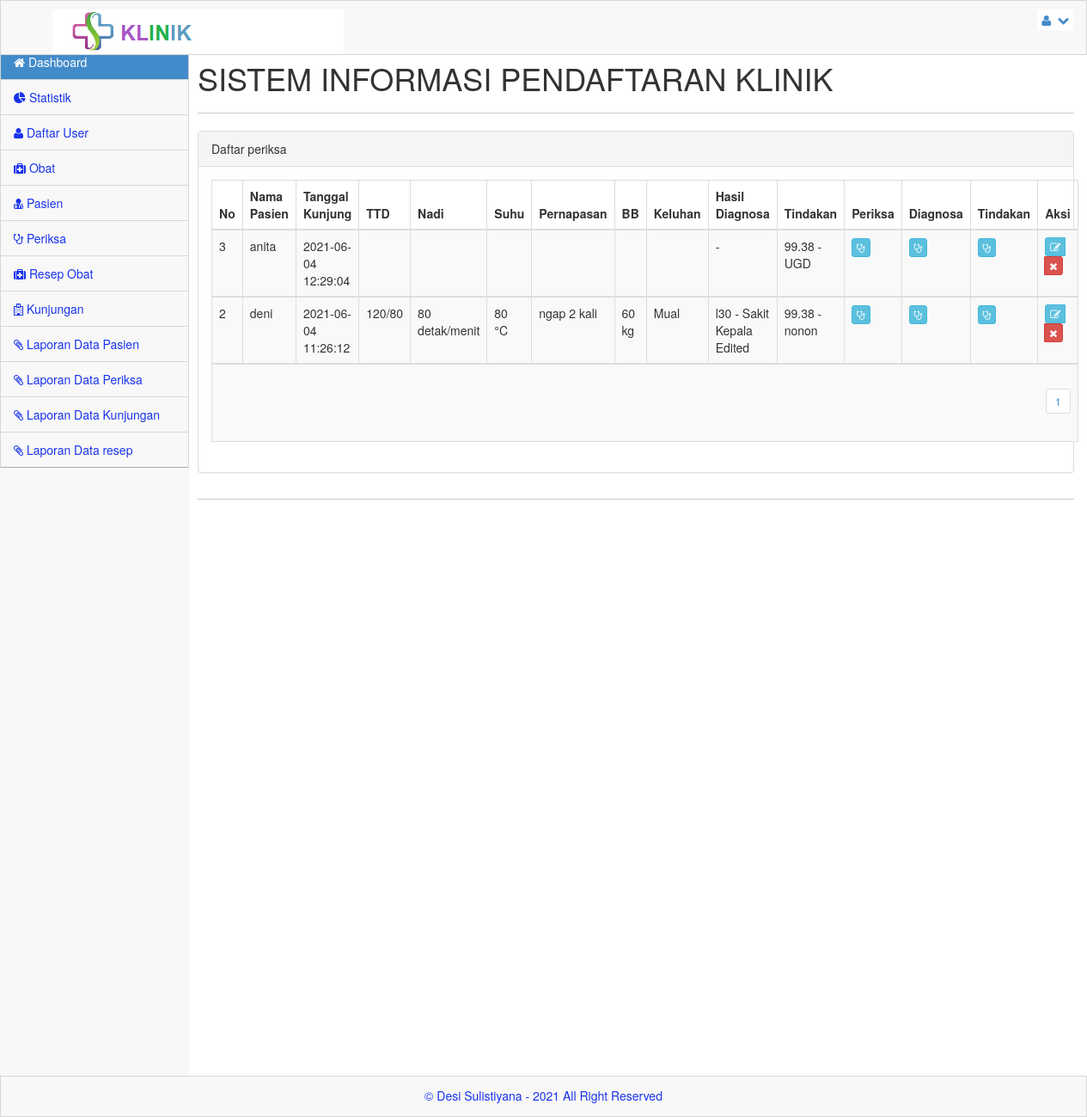
The page /admin/index.php?menu=periksa (signed in) on the database as committed earlier.
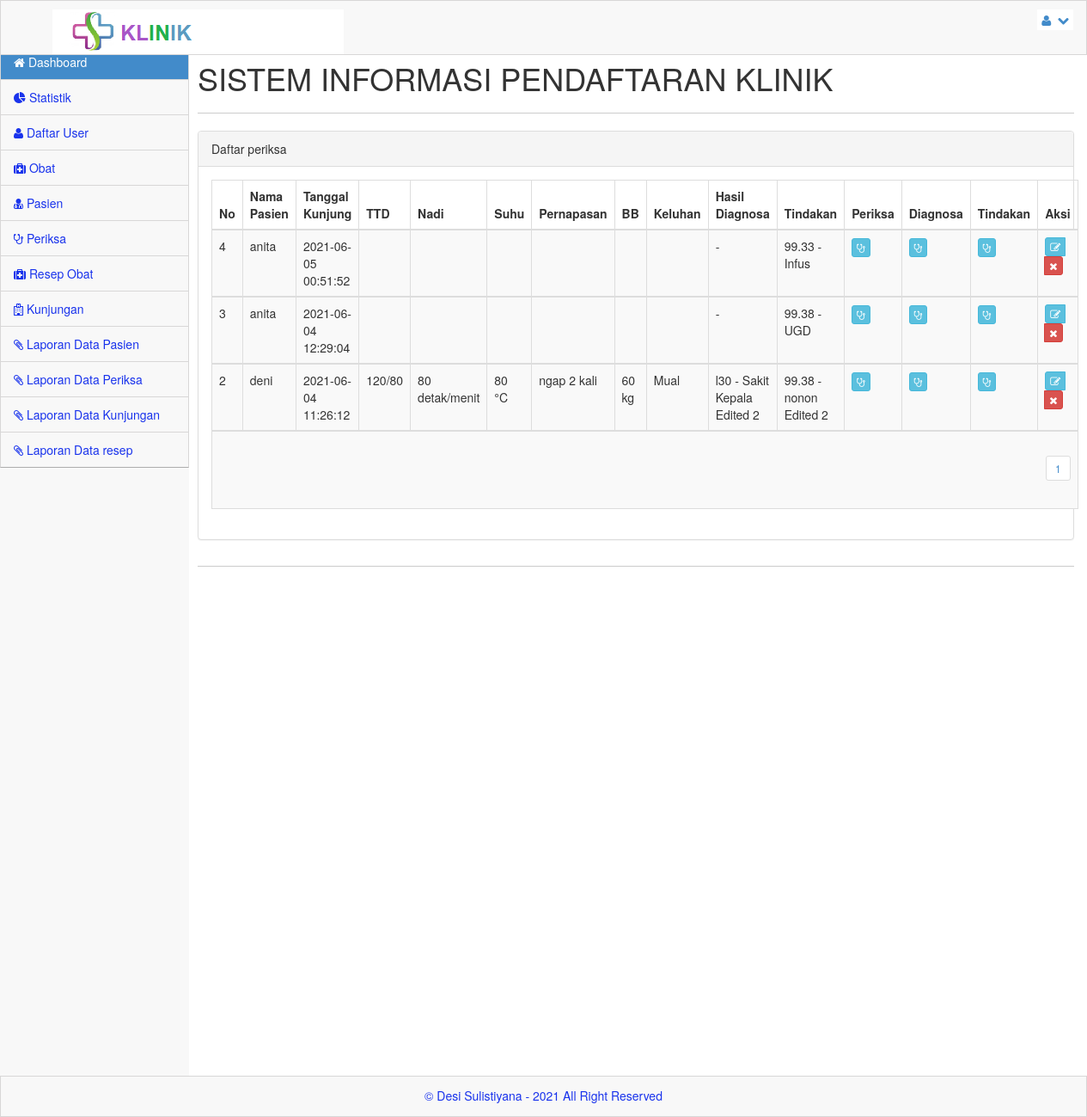
The same page on the database as committed later.
### tables this page shows
CREATE TABLE `periksa` (
  `id_periksa` int(10) NOT NULL,
  `no_kunjungan` int(10) NOT NULL,
  `tensi` varchar(20) DEFAULT NULL,
  `nadi` varchar(20) DEFAULT NULL,
  `suhu` varchar(20) DEFAULT NULL,
  `napas` varchar(20) DEFAULT NULL,
  `bb` varchar(20) DEFAULT NULL,
  `keluhan` text DEFAULT NULL,
  `kd_diagnosa` varchar(20) DEFAULT NULL,
  `kd_tindakan` varchar(10) DEFAULT NULL,
  `created_at` timestamp NULL DEFAULT current_timestamp(),
  `update_at` timestamp NULL DEFAULT current_timestamp(),
  `daleted_at` timestamp NULL DEFAULT NULL
);

CREATE TABLE `kunjungan` (
  `no_kunjungan` int(10) NOT NULL,
  `no_rm` varchar(10) NOT NULL,
  `created_at` timestamp NULL DEFAULT current_timestamp(),
  `updated_at` timestamp NULL DEFAULT current_timestamp(),
  `deleted_at` timestamp NULL DEFAULT NULL
);

CREATE TABLE `pasien` (
  `no_rm` varchar(11) NOT NULL,
  `nm_pasien` varchar(300) NOT NULL,
  `j_kel` varchar(100) NOT NULL,
  `agama` varchar(100) NOT NULL,
  `alamat` varchar(300) NOT NULL,
  `tgl_lhr` date NOT NULL,
  `ktp` varchar(16) NOT NULL,
  `no_tlp` varchar(12) NOT NULL,
  `nm_kel` varchar(20) NOT NULL,
  `hub_kel` varchar(100) NOT NULL
);

CREATE TABLE `tindakan` (
  `kd_tindakan` int(11) NOT NULL,
  `id_periksa` int(10) DEFAULT NULL,
  `nm_tindakan` varchar(300) DEFAULT NULL,
  `ket` text DEFAULT NULL,
  `created_at` timestamp NULL DEFAULT current_timestamp(),
  `updated_at` timestamp NULL DEFAULT current_timestamp(),
  `deleted_at` timestamp NULL DEFAULT NULL
);

CREATE TABLE `diagnosa` (
  `id_diag` int(11) NOT NULL,
  `kd_diag` varchar(30) DEFAULT NULL,
  `id_periksa` int(10) DEFAULT NULL,
  `nm_diag` varchar(300) DEFAULT NULL,
  `created_at` timestamp NULL DEFAULT current_timestamp(),
  `updated_at` timestamp NULL DEFAULT current_timestamp(),
  `deleted_at` timestamp NULL DEFAULT NULL
);

### admin/periksa.php (the view, shortened to what this page needs)
<?php
$row = 20;
$hal = isset($_GET['hal']) ? $_GET['hal'] : 0;
$pageSql = "SELECT * FROM periksa";
$pageQry = mysqli_query($server,$pageSql) or die ("error paging: ".mysqli_error());
$jml	 = mysqli_num_rows($pageQry);
$max	 = ceil($jml/$row);
?>
<div class="panel panel-default">
	<div class="panel-heading">
		Daftar periksa
	</div>
	<div class="panel-body">
		<div class="table-responsive">
			<table class="table table-striped table-bordered table-hover">
				<thead>
					<tr>
						<th>No</th>
						<th>Nama Pasien</th>
						<th>Tanggal Kunjung</th>
						<th>TTD</th>
						<th>Nadi</th>
						<th>Suhu</th>
						<th>Pernapasan</th>
						<th>BB</th>
						<th>Keluhan</th>
						<th>Hasil Diagnosa</th>
						<th>Tindakan</th>
						<th>Periksa</th>
						<th>Diagnosa</th>
						<th>Tindakan</th>
						<th width="90">Aksi</th>
					</tr>
				</thead>
			<?php
				$periksaSql = "SELECT * FROM periksa LEFT JOIN kunjungan ON kunjungan.no_kunjungan=periksa.no_kunjungan LEFT JOIN pasien ON pasien.no_rm=kunjungan.no_rm ORDER BY id_periksa DESC LIMIT $hal, $row";
				$periksaQry = mysqli_query($server,$periksaSql)  or die ("Query periksa salah : ".mysqli_error());
				while ($periksa = mysqli_fetch_array($periksaQry)) {
			?>
				<tbody>
					<tr>
						<td><?php echo $periksa['no_kunjungan'];?></td>
						<td><?php echo $periksa['nm_pasien'];?></td>
						<td><?php echo $periksa['created_at'];?></td>
						<td><?php echo $periksa['tensi'];?></td>
						<td><?php echo $periksa['nadi'];?></td>
						<td><?php echo $periksa['suhu'];?></td>
						<td><?php echo $periksa['napas'];?></td>
						<td><?php echo $periksa['bb'];?></td>
						<td><?php echo $periksa['keluhan'];?></td>
						<td><?php
						$query = "SELECT * FROM diagnosa WHERE id_periksa = '".$periksa["id_periksa"]."'";
						$diag = mysqli_query($server,$query) or die("Query Error get pasien".mysqli_error());
						$data = mysqli_fetch_assoc($diag);
						if($data==null){
							echo('-');
						}else{
						echo($data["kd_diag"]." - ".$data["nm_diag"]);
						}
						?>
						</td>
						<td><?php
						$query_tindakan = "SELECT * FROM tindakan WHERE id_periksa = '".$periksa["id_periksa"]."'";
						$tindakan = mysqli_query($server,$query_tindakan) or die("Query Error get pasien".mysqli_error());
						$data_tindakan = mysqli_fetch_assoc($tindakan);
						if($data_tindakan == null ){
							echo('-');
						}else{
						echo($data_tindakan["nm_tindakan"]." - ".$data_tindakan["ket"]);
						}
						?></td>
						<td><a href="?menu=periksa_edit&aksi=edit&nmr=<?php echo $periksa['id_periksa']; ?>" class="btn btn-xs btn-info tipsy-kiri-atas" title='Tambah Periksa'> <i class="icon-stethoscope icon-white"></i> </a></td>
						<td><a href="?menu=diagnosa_edit&aksi=edit&nmr=<?php echo $periksa['id_periksa']; ?>" class="btn btn-xs btn-info tipsy-kiri-atas" title='Tambah Diagnosa'> <i class="icon-stethoscope icon-white"></i> </a></td>
						<td><a href="?menu=tindakan_edit&aksi=edit&nmr=<?php echo $periksa['id_periksa']; ?>" class="btn btn-xs btn-info tipsy-kiri-atas" title='Tambah Tindakan'> <i class="icon-stethoscope icon-white"></i> </a></td>
						<td>
						  <div class='btn-group'>
						  <a href="?menu=periksa_all_edit&aksi=edit&nmr=<?php echo $periksa['id_periksa']; ?>" class="btn btn-xs btn-info tipsy-kiri-atas" title='Edit Data ini'> <i class="icon-edit icon-white"></i> </a>
						  <a href="?menu=periksa_del&aksi=hapus&nmr=<?php echo $periksa['id_periksa']; ?>" class="btn btn-xs btn-danger tipsy-kiri-atas" title="Hapus Data Ini" onclick="return confirm('ANDA YAKIN AKAN MENGHAPUS DATA PENTING INI ... ?')"><i class="icon-remove icon-white"></i></a>
						  </div>
						</td>
					</tr>
				</tbody>
			<?php } ?>
					<tr>
						<td colspan="15" align="right">
						<?php
						for($h = 1; $h <= $max; $h++){
							$list[$h] = $row*$h-$row;
							echo "<ul class='pagination pagination-sm'><li><a href='?menu=periksa&hal=$list[$h]'>$h</a></li></ul>";
						}
						?></td>
					</tr>
			</table>
		</div>
	</div>
</div>

### admin/index.php (shortened to what this page needs)
<?php
if($_SESSION["user"]!="" && $_SESSION["pass"]!=""){
?>
<!DOCTYPE html>
<html lang="en">
<head>
    <link rel="stylesheet" href="https://cdnjs.cloudflare.com/ajax/libs/font-awesome/4.7.0/css/font-awesome.css" />
    <link rel="stylesheet" href="../css/bootstrap.css" />
    <link rel="stylesheet" href="../css/main.css" />
    <link rel="stylesheet" href="../css/theme.css" />
    <link rel="stylesheet" href="../css/MoneAdmin.css" />
    <link rel="stylesheet" href="../css/font-awesome.css" />
	<link rel="stylesheet" href="../css/datepicker.css" />
</head>
<body class="padTop53">
	<div id="wrap">
		 <?php include_once("menu_atas.php");?>
         <?php if($_SESSION["role"]=="admin"){
             include_once("menu_admin.php");
         }else{
            include_once("menu_dokter.php");
         }
         ?>
	</div>
		 <?php include_once("footer.php");?>
</body>
<?php
}else{
	header("Location:../index.php");
}
?>

### admin/menu_atas.php (shortened to what this page needs)
<div id="top">
			<nav class="navbar navbar-inverse navbar-fixed-top " style="padding-top: 10px;">
                <header class="navbar-header">
                    <a href="index.php" class="navbar-brand">
                    <img src="../img/klinik.png" alt="" /></a>
                </header>
                <ul class="nav navbar-top-links navbar-right">
                    <li class="dropdown">
                        <a class="dropdown-toggle" data-toggle="dropdown" href="#">
                            <i class="icon-user "></i>&nbsp; <i class="icon-chevron-down "></i>
                        </a>
                    </li>
                </ul>
            </nav>
		</div>

### admin/menu_admin.php (shortened to what this page needs)
     <div id="left">
          <ul id="menu" class="collapse">
              <li class="panel active"><a href="index.php"><i class="icon-home"></i> Dashboard</a></li>
              <li><a href="?menu=statistic"><i class="fa fa-pie-chart "></i> Statistik</a></li>
		<li><a href="?menu=user"><i class="icon-user "></i> Daftar User</a></li>
              <li><a href="?menu=obat"><i class="icon-medkit"></i> Obat</a></li>
		<li><a href="?menu=pasien"><i class="icon-user-md "></i> Pasien</a></li>
              <li><a href="?menu=periksa"><i class="icon-stethoscope "></i> Periksa</a></li>
		<li><a href="?menu=resep_obat"><i class="icon-medkit"></i> Resep Obat</a></li>
		<li><a href="?menu=kunjungan"><i class="icon-hospital"></i> Kunjungan</a></li>
		<li><a href="?menu=laporanpasien"><i class="icon-paper-clip"></i> Laporan Data Pasien</a></li>
              <li><a href="?menu=laporanperiksa"><i class="icon-paper-clip"></i> Laporan Data Periksa</a></li>
              <li><a href="?menu=laporankunjungan"><i class="icon-paper-clip"></i> Laporan Data Kunjungan</a></li>
              <li><a href="?menu=laporanresep"><i class="icon-paper-clip"></i> Laporan Data resep</a></li>
          </ul>
      </div>
<div id="content">
          <div class="inner">
              <div class="row">
                  <div class="col-lg-12">
				<h1>SISTEM INFORMASI PENDAFTARAN KLINIK</h1>
                  </div>
              </div>
              <hr/>
               <div class="row">
                  <div class="col-lg-12">
				<?php
				if($_GET["menu"]){
					include_once("load.php");
				}
				?>
			</div>
              </div>
              <hr />
          </div>
      </div>

### admin/load.php
<?php
if($_GET["menu"]){
	include_once($_GET["menu"].".php");
}
?>

### admin/footer.php
<div id="footer">
        <p>&copy;  Desi Sulistiyana  - <?php echo date("Y");?> All Right Reserved </p>
</div>

### css/main.css (style rules this page uses)
#wrap { margin: 0 auto; }
#footer { height: 48px; background-color: #222222; }
@media (min-width: 768px) { html, body { height: 100%; } }
@media (min-width: 768px) { #wrap { height: auto !important; height: 100%; min-height: 100%; padding: 0 0 48px; margin-bottom: -48px; } }
body.padTop53 { padding-top: 75px; overflow: visible; }
@media (min-width: 802px) { body.padTop53 { padding-top: 51px; } }
#wrap:before, #top:before, .head:before, #footer:before, #wrap:after, #top:after, .head:after, #footer:after { display: table; content: " "; }
#wrap:after, #top:after, .head:after, #footer:after { clear: both; }
#wrap { background-color: #f8f8f8; }
@media (min-width: 768px) { #left { position: relative; float: left; width: 100px; } }
@media (min-width: 768px) { #content { margin-left: 100px; } }
@media (min-width: 768px) { #left { margin-bottom: -10px; } }
@media (min-width: 992px) { #left { width: 220px; } }
@media (min-width: 992px) { #content { margin-left: 220px; } }
#top .navbar { margin-bottom: 0; border:1px solid rgb(216, 215, 215); background-color:#f8f8f8; }
#top .navbar-brand { padding: 0; }
#menu { position: relative; overflow: hidden; border-right:1px solid rgb(216, 215, 215); border-left:1px solid rgb(216, 215, 215); background-color:#f8f8f8; border-bottom: 1px solid rgba(0, 0, 0, 0.3); -webkit-box-shadow: 0 1px 0 rgba(255, 255, 255, 0.05); box-shadow: 0 1px 0 rgba(255, 255, 255, 0.05); }
#menu, #menu ul { padding: 0; margin: 0; list-style: none; }
@media (min-width: 768px) { #menu.collapse { display: inherit !important; } }
#menu > li { position: relative; display: block; margin: 0; border-width: 0; border-radius: 0; }
#menu > li > a { position: relative; display: block; padding: 10px 15px; color: #1933EC; border-top:1px solid rgb(216, 215, 215); }
#menu > li.active > a { color: #fff; background-color: #428bca; }
#menu > li.panel { background-color: transparent; }
#menu li > a { text-decoration: none; }
#menu > li.active > a { position: relative; }
@media (min-width: 768px) { .mini-sidebar #menu > li > a, #menu > li > a { text-align: center; } }
@media (min-width: 768px) { .mini-sidebar #menu > li > a > i, #menu > li > a > i { display: block; font-size: 20px; } }
@media (min-width: 768px) { #menu:after, .mini-sidebar #menu:after { position: absolute; top: 0; right: 0; bottom: 0; left: 0; display: block; width: 0; -webkit-box-shadow: 97px 1px 5px 2px rgba(0, 0, 0, 0.6); box-shadow: 97px 1px 5px 2px rgba(0, 0, 0, 0.6); } }
@media (min-width: 992px) { #menu > li > a { text-align: left; } }
@media (min-width: 992px) { #menu > li > a > i { display: inline; font-size: 14px; } }
@media (min-width: 992px) { #menu:after { -webkit-box-shadow: 217px 1px 5px 2px rgba(0, 0, 0, 0.6); box-shadow: 217px 1px 5px 2px rgba(0, 0, 0, 0.6); } }
#content { -webkit-transition: margin 0.4s; transition: margin 0.4s; }
.inner { position: relative; min-height: 1px; padding-right: 15px; padding-left: 10px; background: #fff; border: 0px solid #e4e4e4; min-height:1200px; }
@media (min-width: 768px) { .inner { float: left; width: 100%; } }
.inner .row { margin-right: -15px; margin-left: -15px; }
#footer { margin: 0 auto; color: #1933EC; background-color:#f8f8f8; border:1px solid rgb(216, 215, 215); }
#footer p { padding: 12px 0 0; text-align: center; }
.inner hr { margin-top: 10px; border-top-color: #ccc; }

### css/MoneAdmin.css (style rules this page uses)
body { background-color: #f8f8f8; }
.navbar-top-links li { display: inline-block; }
.navbar-top-links li:last-child { margin-right: 15px; }
.navbar-top-links li a { padding: 15px; padding:2px 5px 2px 5px; background-color:white; }

Rows that differ between the two databases and show on the page:
added periksa: kunjungan.no_kunjungan "4", pasien.nm_pasien "anita", kunjungan.created_at "2021-06-05 00:51:52", tindakan.nm_tindakan "99.33", tindakan.ket "Infus"
changed through a linked row, periksa "80 detak/menit": diagnosa.nm_diag "Sakit Kepala Edited" → "Sakit Kepala Edited 2"; tindakan.ket "nonon" → "nonon Edited 2"
